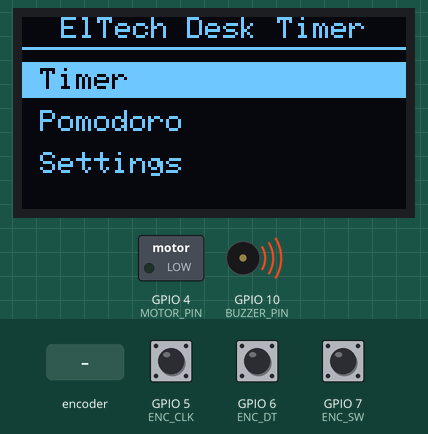
Simulated run of this sketch. Board: ESP32-S3. On the bench: 128×64 one-colour display, switched loads named in the sketch (green lamp = pin HIGH), buzzer (waves = sounding, pin HIGH). Inputs (shaded band) come from the test bench; at power-on: GPIO 7 (ENC_SW) HIGH, GPIO 5 (ENC_CLK) HIGH, GPIO 6 (ENC_DT) HIGH. EEPROM starts erased; what the sketch prints to the serial monitor is not drawn.

Above: at 3.7 s.
3.8 s: GPIO 7 (ENC_SW) pulled LOW for 0.15 s
At 4.5 s:
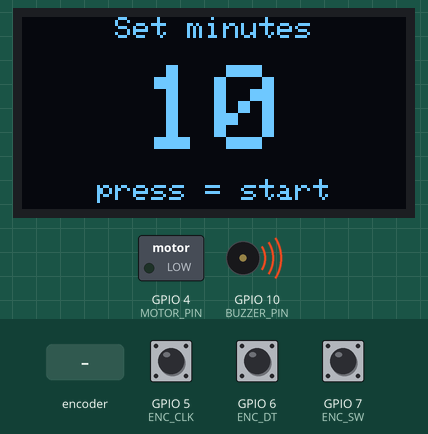
5.4 s: rotary encoder on GPIO 5 (ENC_CLK) / GPIO 6 (ENC_DT) turned 3 steps (first pin leading)
At 6.7 s:
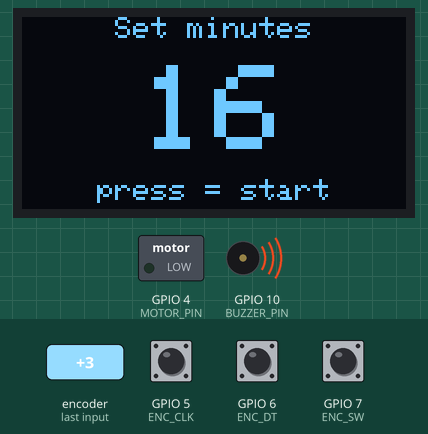
7.5 s: GPIO 7 (ENC_SW) pulled LOW for 0.15 s
At 8.4 s:
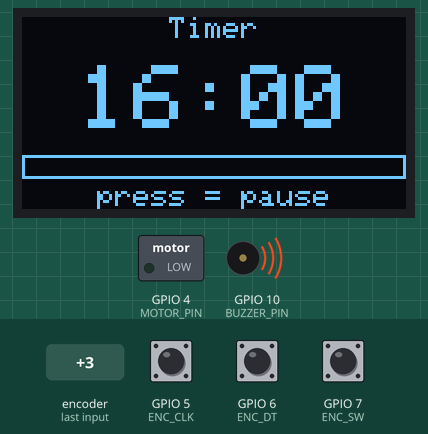
10.6 s: GPIO 7 (ENC_SW) pulled LOW for 0.15 s
At 11.1 s:
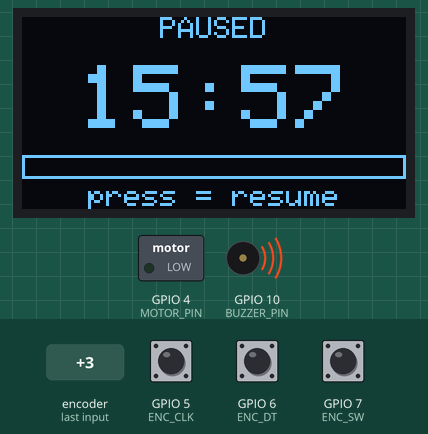
12.2 s: GPIO 7 (ENC_SW) pulled LOW for 1 s
At 13.5 s:
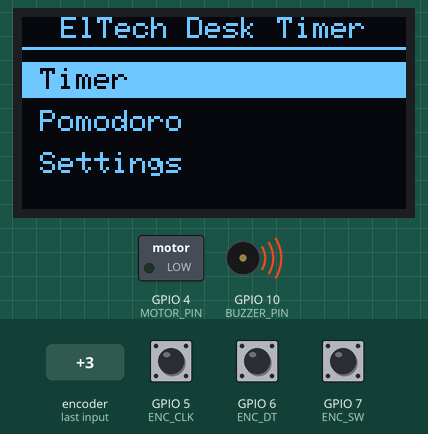
14.7 s: rotary encoder on GPIO 5 (ENC_CLK) / GPIO 6 (ENC_DT) turned 3 steps (first pin leading)
At 14.9 s:
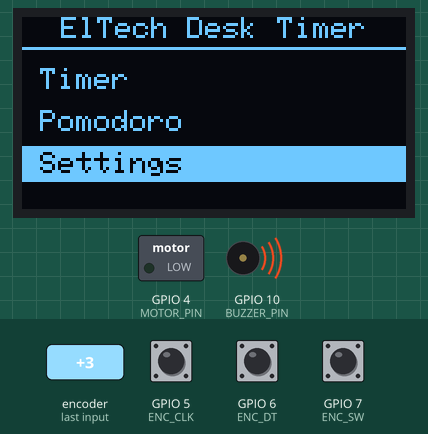
Timing chart, 0 to 17.7 s (numbered marks = the images above; inputs shaded):
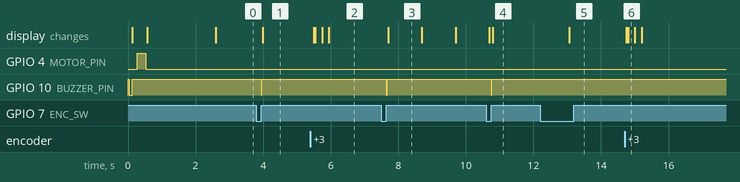

The sketch:

desk_timer.ino
```cpp
// ElTech-Online ESP32 Desk Timer — a countdown and Pomodoro timer with an OLED
// menu, worked with a single knob, that beeps and buzzes when time is up.
//
// BETA: this sketch compiles but has not been fully tested on hardware yet.
//
// What this kit teaches is mostly about how to ORGANISE a program:
//   - TIMERS         -> counting down with millis() instead of delay()
//   - MENUS          -> a list on a small screen, moved through with a knob
//   - STATE MACHINE  -> the timer is always in exactly one "state" (menu,
//                       setting, running, paused, finished), each with its own
//                       simple rules
//
// Libraries needed (Arduino IDE Library Manager):
//   Adafruit SH110X
//   Adafruit GFX Library
// (click "Install all" if it offers Adafruit BusIO)
// Board package: esp32 by Espressif Systems
// This kit does not use WiFi.
//
// How to use:
//   Turn the knob  = move through a menu, or change a number
//   Press          = choose / start / pause
//   Hold 1 second  = go back / cancel
// Full source, wiring diagram and setup guide: github.com/eltech-online/eltech-esp32-desk-timer
//
// ---------------------------------------------------------------------------
// New to Arduino code? How to read this file
// ---------------------------------------------------------------------------
// Lines starting with // are comments: notes for people, ignored by the board.
// The file is in this order, and you can read it top to bottom:
//   1. Settings       - pin numbers and times you can safely change
//   2. Outputs        - the buzzer and the vibration motor
//   3. Knob           - counting clicks and telling a press from a hold
//   4. States         - what each state does with a turn, a press and a hold
//   5. Screens        - what each state draws on the OLED
//   6. setup()        - runs ONCE when the board is powered on
//   7. loop()         - then runs over and over, forever
// A good first experiment: change POMODORO_WORK_MINUTES below and upload.

#include <Preferences.h>   // saves your settings in flash
#include <Wire.h>
#include <Adafruit_GFX.h>
#include <Adafruit_SH110X.h>
#include "logo_bitmap.h"   // shop logo bitmap for the OLED splash screen

// ---- Pins ----
#define I2C_SDA    8    // OLED SDA
#define I2C_SCL    9    // OLED SCK
#define MOTOR_PIN  4    // vibration motor module IN
#define ENC_CLK    5    // knob CLK
#define ENC_DT     6    // knob DT
#define ENC_SW     7    // knob SW (the push button)
#define BUZZER_PIN 10   // buzzer module I/O
#define OLED_ADDR  0x3C // try 0x3D if the screen stays blank

// Our buzzer module is printed "Low level trigger": it sounds when its pin is
// LOW. The motor module is the usual way round: it runs when its pin is HIGH.
const bool BUZZER_ACTIVE_LOW = true;
const bool MOTOR_ACTIVE_LOW  = false;

// Turning the knob the "wrong" way round? Change false to true.
const bool ENC_REVERSE = false;
// Some knobs give one click per two moves of their switches, others one click
// per four. Only every second click counts? Use true. Each click counts twice?
// Use false.
const bool ENC_TWO_MOVE_CLICKS = true;

// ---- Times ----
const int POMODORO_WORK_MINUTES  = 25;   // the Pomodoro method: 25 minutes of work...
const int POMODORO_BREAK_MINUTES = 5;    // ...then a 5 minute break, and repeat
const int MAX_TIMER_MINUTES = 180;
const int ALERT_SECONDS = 30;            // the alert stops by itself after this long
const unsigned long HOLD_MS = 800;       // how long counts as "holding" the knob

#define SCREEN_WIDTH 128
#define SCREEN_HEIGHT 64
Adafruit_SH1106G display(SCREEN_WIDTH, SCREEN_HEIGHT, &Wire, -1);

// Saved in flash, so they survive the power being turned off:
int timerMinutes = 10;        // the last countdown you set
bool soundOn = true;
bool vibrateOn = true;

// ---------------------------------------------------------------------------
// Outputs
// ---------------------------------------------------------------------------
// One small function per part, so the rest of the code can say setBuzzer(true)
// without caring whether "on" is HIGH or LOW for that part.
void setBuzzer(bool on) { digitalWrite(BUZZER_PIN, (on != BUZZER_ACTIVE_LOW) ? HIGH : LOW); }
void setMotor(bool on)  { digitalWrite(MOTOR_PIN,  (on != MOTOR_ACTIVE_LOW)  ? HIGH : LOW); }

// A very short beep as feedback for a press. delay() is fine for 15 ms.
void chirp() {
  if (!soundOn) return;
  setBuzzer(true);
  delay(15);
  setBuzzer(false);
}

// ---------------------------------------------------------------------------
// Knob
// ---------------------------------------------------------------------------
// Inside the knob are two switches, CLK and DT, that open and close one after
// the other as it turns. A full cycle takes both wires through four small
// moves and back to where they started (both HIGH):
//
//   one way:    CLK falls, DT falls, CLK rises, DT rises
//   other way:  DT falls, CLK falls, DT rises, CLK rises
//
// Real switches BOUNCE: for a millisecond the contact chatters, so one move
// looks like several, forwards and backwards. Watching only CLK and peeking
// at DT gets fooled by that, most of all on a slow turn (the count steps up,
// down, up...). So the sketch follows every move of BOTH wires and adds +1 or
// -1 for each. A bounce is one move forward and one back, which adds up to
// nothing. Only a whole click, every move of it the same way, counts as a
// step. A click is two moves on some knobs (they rest with both wires HIGH and
// again with both LOW) and all four on others: see ENC_TWO_MOVE_CLICKS.
//
// Both wires are watched by an INTERRUPT: the board drops whatever it is
// doing, runs knobTurned(), and carries on, so no click is missed.
// "volatile" tells the compiler the value can change at any moment.
// (IRAM_ATTR keeps the function in fast memory, which interrupts need.)
volatile int knobSteps = 0;

// What each move is worth. The row is picked by the old and new readings of the
// two wires put together as one number: old CLK, old DT, new CLK, new DT.
// 0 = nothing changed, or a move that can't really happen (noise).
const int8_t KNOB_MOVES[16] = { 0, -1, 1, 0,  1, 0, 0, -1,  -1, 0, 0, 1,  0, 1, -1, 0 };

void IRAM_ATTR knobTurned() {
  static uint8_t last = 3;                  // both wires HIGH = knob at rest
  static int8_t moves = 0;                  // moves since the last rest
  const int8_t need = ENC_TWO_MOVE_CLICKS ? 2 : 3;
  uint8_t now = (digitalRead(ENC_CLK) << 1) | digitalRead(ENC_DT);
  moves += KNOB_MOVES[(last << 2) | now];
  last = now;
  bool atRest = now == 3 || (ENC_TWO_MOVE_CLICKS && now == 0);
  if (atRest) {                             // at rest: was it a whole click?
    int step = 0;
    if (moves >= need) step = 1;
    if (moves <= -need) step = -1;
    if (ENC_REVERSE) step = -step;
    knobSteps += step;
    moves = 0;
  }
}

// What the knob did since last time: how many clicks it turned (+ or -), and
// whether it was pressed or held. loop() asks once each time round.
int turned = 0;
bool pressed = false, held = false;

void readKnob() {
  static bool wasDown = false, holdReported = false;
  static unsigned long downSince = 0;

  // Take the count and reset it, with interrupts paused for those two lines so
  // a click can't land in between and get lost.
  noInterrupts();
  turned = knobSteps;
  knobSteps = 0;
  interrupts();

  pressed = false;
  held = false;
  bool down = digitalRead(ENC_SW) == LOW;   // the button connects SW to GND

  if (down && !wasDown) {                   // just pressed
    downSince = millis();
    holdReported = false;
  }
  // A hold is reported as soon as it has lasted long enough, while the knob is
  // still down, so you can feel when to let go.
  if (down && !holdReported && millis() - downSince > HOLD_MS) {
    held = true;
    holdReported = true;
  }
  // A press is reported on release, and only if it wasn't a hold or a bounce.
  if (!down && wasDown && !holdReported && millis() - downSince > 30) {
    pressed = true;
  }
  wasDown = down;
}

// ---------------------------------------------------------------------------
// States
// ---------------------------------------------------------------------------
// The timer is always in exactly ONE of these states. Each state has its own
// short function that says what a turn, a press and a hold do THERE. Writing a
// program this way is called a "state machine". Without it, every button would
// need a tangle of "if we're running but not paused and not in the menu...".
//
//   MENU --press--> SET_TIME --press--> RUNNING --press--> PAUSED
//                                          |                  |
//                                      time is up          press = resume
//                                          v
//                                        DONE --press--> MENU (or next Pomodoro)
//   hold = back to MENU from anywhere
const int MENU = 0, SET_TIME = 1, RUNNING = 2, PAUSED = 3, DONE = 4, SETTINGS = 5;
int state = MENU;
unsigned long stateSince = 0;

const char* MENU_ITEMS[] = { "Timer", "Pomodoro", "Settings" };
const int MENU_COUNT = 3;
int menuIndex = 0;       // which menu line is highlighted
int settingsIndex = 0;   // which settings line is highlighted (0 sound, 1 vibrate, 2 back)

// The countdown.
unsigned long endMs = 0;          // millis() at which the countdown reaches zero
unsigned long remainingMs = 0;    // time left (kept up to date while running, frozen while paused)
unsigned long totalMs = 1;        // length of this countdown, for the progress bar
bool pomodoroMode = false;
bool onBreak = false;             // Pomodoro: are we in the break?
int pomodorosDone = 0;

void saveSettings() {
  Preferences prefs;
  prefs.begin("timer", false);
  prefs.putInt("minutes", timerMinutes);
  prefs.putBool("sound", soundOn);
  prefs.putBool("vibrate", vibrateOn);
  prefs.end();
}

void enterState(int newState) {
  state = newState;
  stateSince = millis();
  setBuzzer(false);
  setMotor(false);
}

// Starts a countdown of this many minutes.
//
// The key idea: we do NOT count seconds one by one. We work out the moment the
// countdown will END, and every time round loop() we just compare that with
// the clock. The board can be busy for a moment and the timer is still exact.
void startCountdown(int minutes) {
  totalMs = (unsigned long)minutes * 60000UL;     // 60000 ms in a minute
  remainingMs = totalMs;
  endMs = millis() + totalMs;
  enterState(RUNNING);
}

void startPomodoroPhase() {
  startCountdown(onBreak ? POMODORO_BREAK_MINUTES : POMODORO_WORK_MINUTES);
}

// --- What each state does with the knob. Called from loop(). ---

void runMenu() {
  // (x + n) % n keeps the index inside 0..n-1 when it runs off either end.
  if (turned != 0) menuIndex = (menuIndex + turned % MENU_COUNT + MENU_COUNT) % MENU_COUNT;
  if (pressed) {
    chirp();
    if (menuIndex == 0) { pomodoroMode = false; enterState(SET_TIME); }
    if (menuIndex == 1) { pomodoroMode = true; onBreak = false; pomodorosDone = 0; startPomodoroPhase(); }
    if (menuIndex == 2) { settingsIndex = 0; enterState(SETTINGS); }
  }
}

void runSetTime() {
  if (turned != 0) timerMinutes = constrain(timerMinutes + turned, 1, MAX_TIMER_MINUTES);
  if (pressed) {
    chirp();
    saveSettings();                 // remember this length for next time
    startCountdown(timerMinutes);
  }
  if (held) enterState(MENU);
}

void runRunning() {
  unsigned long now = millis();
  if (now >= endMs) {               // time is up
    remainingMs = 0;
    enterState(DONE);
    return;
  }
  remainingMs = endMs - now;
  if (pressed) { chirp(); enterState(PAUSED); }   // remainingMs is now frozen
  if (held) enterState(MENU);
}

void runPaused() {
  if (pressed) {
    chirp();
    endMs = millis() + remainingMs; // a new end moment, the frozen time from now
    enterState(RUNNING);
  }
  if (held) enterState(MENU);
}

void runDone() {
  // The alert: three short pulses, then a pause, repeating. now % 1200 counts
  // 0-1199 over and over; the pulses are on during 0-99, 200-299 and 400-499.
  unsigned long t = (millis() - stateSince) % 1200;
  bool pulse = t < 500 && (t / 100) % 2 == 0;
  bool alerting = millis() - stateSince < (unsigned long)ALERT_SECONDS * 1000;
  setBuzzer(alerting && pulse && soundOn);
  setMotor(alerting && pulse && vibrateOn);

  if (pressed) {
    if (pomodoroMode) {
      if (!onBreak) pomodorosDone++;
      onBreak = !onBreak;           // work -> break -> work -> ...
      startPomodoroPhase();
    } else {
      enterState(MENU);
    }
  }
  if (held) enterState(MENU);
}

void runSettings() {
  if (turned != 0) settingsIndex = (settingsIndex + turned % 3 + 3) % 3;
  if (pressed) {
    if (settingsIndex == 0) soundOn = !soundOn;
    if (settingsIndex == 1) vibrateOn = !vibrateOn;
    if (settingsIndex == 2) enterState(MENU);
    saveSettings();
    chirp();
  }
  if (held) enterState(MENU);
}

// ---------------------------------------------------------------------------
// Screens
// ---------------------------------------------------------------------------
// Positions are in pixels: x counts across from the left edge (0-127), y counts
// DOWN from the top (0-63). Nothing appears until display.display() sends the
// finished picture.

// Draws `text` horizontally centered at the given y, for the given text size.
// Each character of the default font is 6 pixels wide at size 1.
void centerText(const String& text, int y, int textSize) {
  display.setTextSize(textSize);
  int x = (SCREEN_WIDTH - (int)text.length() * 6 * textSize) / 2;
  if (x < 0) x = 0;
  display.setCursor(x, y);
  display.print(text);
}

// One line of a menu. The highlighted line is drawn as black text on a white bar.
void menuLine(const String& text, int y, bool highlighted) {
  display.setTextSize(1);
  if (highlighted) {
    display.fillRect(0, y - 2, SCREEN_WIDTH, 12, SH110X_WHITE);
    display.setTextColor(SH110X_BLACK);
  }
  display.setCursor(6, y);
  display.print(text);
  display.setTextColor(SH110X_WHITE);
}

// Milliseconds as "MM:SS". The + 999 rounds UP to the next whole second, so a
// 10 minute timer starts by showing 10:00, not 09:59.
String asMinutesSeconds(unsigned long ms) {
  unsigned long seconds = (ms + 999) / 1000;
  char text[16];
  snprintf(text, sizeof(text), "%02lu:%02lu", seconds / 60, seconds % 60);
  return String(text);
}

void drawScreen() {
  display.clearDisplay();

  if (state == MENU) {
    centerText("ElTech Desk Timer", 0, 1);
    display.drawLine(0, 10, SCREEN_WIDTH, 10, SH110X_WHITE);
    for (int i = 0; i < MENU_COUNT; i++) menuLine(MENU_ITEMS[i], 17 + i * 14, i == menuIndex);

  } else if (state == SET_TIME) {
    centerText("Set minutes", 0, 1);
    centerText(String(timerMinutes), 16, 4);
    centerText("press = start", 54, 1);

  } else if (state == RUNNING || state == PAUSED) {
    String title = "Timer";
    if (pomodoroMode) title = onBreak ? "Break" : "Work  #" + String(pomodorosDone + 1);
    if (state == PAUSED) title = "PAUSED";
    centerText(title, 0, 1);
    centerText(asMinutesSeconds(remainingMs), 16, 3);
    // Progress bar: an outline, filled from the left as time goes by.
    int barWidth = map(totalMs - remainingMs, 0, totalMs, 0, SCREEN_WIDTH - 4);
    display.drawRect(0, 46, SCREEN_WIDTH, 8, SH110X_WHITE);
    display.fillRect(2, 48, barWidth, 4, SH110X_WHITE);
    centerText(state == PAUSED ? "press = resume" : "press = pause", 56, 1);

  } else if (state == DONE) {
    // Flash the whole screen while the alert is going.
    bool inverted = (millis() / 400) % 2 == 0;
    if (inverted) display.fillRect(0, 0, SCREEN_WIDTH, SCREEN_HEIGHT, SH110X_WHITE);
    display.setTextColor(inverted ? SH110X_BLACK : SH110X_WHITE);
    centerText("TIME'S", 6, 2);
    centerText("UP!", 26, 2);
    String hint = "press = menu";
    if (pomodoroMode) hint = onBreak ? "press = work" : "press = break";
    centerText(hint, 52, 1);
    display.setTextColor(SH110X_WHITE);

  } else if (state == SETTINGS) {
    centerText("Settings", 0, 1);
    display.drawLine(0, 10, SCREEN_WIDTH, 10, SH110X_WHITE);
    menuLine(String("Sound:   ") + (soundOn ? "on" : "off"), 17, settingsIndex == 0);
    menuLine(String("Vibrate: ") + (vibrateOn ? "on" : "off"), 31, settingsIndex == 1);
    menuLine("Back", 45, settingsIndex == 2);
  }
  display.display();
}

// ---------------------------------------------------------------------------
// setup() runs once at power-on, loop() then runs forever
// ---------------------------------------------------------------------------

void setup() {
  Serial.begin(115200);

  // Set each output to its OFF level BEFORE making the pin an output, so the
  // buzzer and motor don't switch on for an instant at power-on.
  setBuzzer(false);
  setMotor(false);
  pinMode(BUZZER_PIN, OUTPUT);
  pinMode(MOTOR_PIN, OUTPUT);

  // Is the knob connected? Its module pulls CLK and DT up to 3.3 V. With the
  // ESP32's own weak pull-DOWN switched on, the pins read HIGH only if the
  // module is really there.
  pinMode(ENC_CLK, INPUT_PULLDOWN);
  pinMode(ENC_DT, INPUT_PULLDOWN);
  delay(10);
  bool knobOK = digitalRead(ENC_CLK) == HIGH && digitalRead(ENC_DT) == HIGH;

  pinMode(ENC_CLK, INPUT_PULLUP);
  pinMode(ENC_DT, INPUT_PULLUP);
  pinMode(ENC_SW, INPUT_PULLUP);   // the button has no pull-up of its own
  attachInterrupt(digitalPinToInterrupt(ENC_CLK), knobTurned, CHANGE);
  attachInterrupt(digitalPinToInterrupt(ENC_DT), knobTurned, CHANGE);

  Wire.begin(I2C_SDA, I2C_SCL);
  bool oledOK = display.begin(OLED_ADDR, true);
  display.setTextColor(SH110X_WHITE);   // required, or no text is drawn
  display.setTextWrap(false);

  Preferences prefs;
  prefs.begin("timer", true);           // true = read only
  timerMinutes = constrain(prefs.getInt("minutes", 10), 1, MAX_TIMER_MINUTES);
  soundOn = prefs.getBool("sound", true);
  vibrateOn = prefs.getBool("vibrate", true);
  prefs.end();

  // The buzzer and motor can't tell the board they are there, so the test is
  // one you check yourself: one beep, one buzz.
  setBuzzer(true); delay(80);  setBuzzer(false);
  delay(150);
  setMotor(true);  delay(250); setMotor(false);

  Serial.println("========================================");
  Serial.println("           ElTech-Online");
  Serial.println("      ESP32 Desk Timer (BETA)");
  Serial.println("========================================");
  Serial.println("--- Self-test ---");
  Serial.print("OLED (SH1106): "); Serial.println(oledOK ? "OK" : "NOT FOUND");
  Serial.print("Rotary knob:   "); Serial.println(knobOK ? "OK" : "NOT FOUND");
  Serial.println("Buzzer:        beeped once (check by ear)");
  Serial.println("Motor:         buzzed once (check by touch)");
  Serial.print("RESULT:        "); Serial.println(oledOK && knobOK ? "PASS" : "FAIL");

  display.clearDisplay();
  display.drawBitmap((SCREEN_WIDTH - LOGO_WIDTH) / 2, 0, logo_bmp, LOGO_WIDTH, LOGO_HEIGHT, SH110X_WHITE);
  centerText("ElTech-Online", 36, 1);
  centerText("Desk Timer", 48, 1);
  display.display();
  delay(2000);

  enterState(MENU);
}

void loop() {
  readKnob();

  // Hand the knob to whichever state we are in.
  if (state == MENU)          runMenu();
  else if (state == SET_TIME) runSetTime();
  else if (state == RUNNING)  runRunning();
  else if (state == PAUSED)   runPaused();
  else if (state == DONE)     runDone();
  else if (state == SETTINGS) runSettings();

  // Redraw the screen 20 times a second. Sending a full picture to the OLED
  // takes a while, so doing it every time round loop() would make the knob
  // feel slow. ("static" makes lastDraw keep its value between runs of loop().)
  static unsigned long lastDraw = 0;
  if (millis() - lastDraw >= 50) {
    lastDraw = millis();
    drawScreen();
  }
}
```

Source omitted: logo_bitmap.h (data table, 2048 bytes)

Measured:
- after the input at 3.8 s, GPIO 10 (BUZZER_PIN): HIGH → LOW after 0.15 s, → HIGH 0.02 s later; the display: changes after 0.19 s (image 1)
- after the input at 5.4 s, the display: first changes after 0.10 s (image 2 shows a later state)
- after the input at 7.5 s, GPIO 10 (BUZZER_PIN): HIGH → LOW after 0.15 s, → HIGH 0.02 s later; the display: changes after 0.20 s (image 3)
- after the input at 10.6 s, GPIO 10 (BUZZER_PIN): HIGH → LOW after 0.15 s, → HIGH 0.02 s later; the display: first differs from a run without the input after 0.20 s (image 4)
- after the input at 12.2 s, the display: changes after 0.85 s (image 5)
- after the input at 14.7 s, the display: first changes after 0.05 s (image 6 shows a later state)
- what the display in image 3 shows lasts 1.0 s, from 7.7 s to 8.7 s
